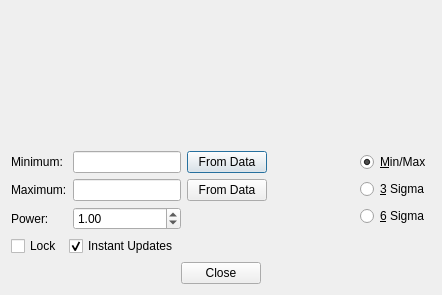
<?xml version="1.0" encoding="UTF-8"?>
<ui version="4.0">
 <class>HistogramRangeSelectionDialog</class>
 <widget class="QDialog" name="HistogramRangeSelectionDialog">
  <property name="geometry">
   <rect>
    <x>0</x>
    <y>0</y>
    <width>442</width>
    <height>295</height>
   </rect>
  </property>
  <property name="maximumSize">
   <size>
    <width>10000</width>
    <height>10000</height>
   </size>
  </property>
  <property name="windowTitle">
   <string>Dialog</string>
  </property>
  <layout class="QVBoxLayout" name="verticalLayout_2">
   <item>
    <widget class="HistogramWidget" name="histogramWidget" native="true">
     <property name="sizePolicy">
      <sizepolicy hsizetype="MinimumExpanding" vsizetype="MinimumExpanding">
       <horstretch>0</horstretch>
       <verstretch>0</verstretch>
      </sizepolicy>
     </property>
     <property name="minimumSize">
      <size>
       <width>200</width>
       <height>100</height>
      </size>
     </property>
    </widget>
   </item>
   <item>
    <layout class="QHBoxLayout" name="horizontalLayout_3">
     <item>
      <layout class="QGridLayout" name="gridLayout">
       <item row="0" column="0">
        <widget class="QLabel" name="label">
         <property name="text">
          <string>Minimum:</string>
         </property>
        </widget>
       </item>
       <item row="0" column="1">
        <widget class="QLineEdit" name="leMinimum">
         <property name="maximumSize">
          <size>
           <width>150</width>
           <height>100</height>
          </size>
         </property>
        </widget>
       </item>
       <item row="0" column="2">
        <widget class="QPushButton" name="pbResetMinimum">
         <property name="text">
          <string>From Data</string>
         </property>
        </widget>
       </item>
       <item row="1" column="0">
        <widget class="QLabel" name="label_2">
         <property name="text">
          <string>Maximum:</string>
         </property>
        </widget>
       </item>
       <item row="1" column="1">
        <widget class="QLineEdit" name="leMaximum">
         <property name="maximumSize">
          <size>
           <width>150</width>
           <height>100</height>
          </size>
         </property>
        </widget>
       </item>
       <item row="1" column="2">
        <widget class="QPushButton" name="pbResetMaximum">
         <property name="text">
          <string>From Data</string>
         </property>
        </widget>
       </item>
       <item row="2" column="0">
        <widget class="QLabel" name="label_3">
         <property name="text">
          <string>Power:</string>
         </property>
        </widget>
       </item>
       <item row="2" column="1">
        <widget class="QDoubleSpinBox" name="dsPower">
         <property name="minimum">
          <double>0.010000000000000</double>
         </property>
         <property name="maximum">
          <double>100.000000000000000</double>
         </property>
         <property name="singleStep">
          <double>0.010000000000000</double>
         </property>
         <property name="value">
          <double>1.000000000000000</double>
         </property>
        </widget>
       </item>
      </layout>
     </item>
     <item>
      <spacer name="horizontalSpacer_3">
       <property name="orientation">
        <enum>Qt::Horizontal</enum>
       </property>
       <property name="sizeHint" stdset="0">
        <size>
         <width>40</width>
         <height>20</height>
        </size>
       </property>
      </spacer>
     </item>
     <item>
      <layout class="QVBoxLayout" name="verticalLayout">
       <item>
        <widget class="QRadioButton" name="rbMinMax">
         <property name="text">
          <string>&amp;Min/Max</string>
         </property>
         <property name="checked">
          <bool>true</bool>
         </property>
        </widget>
       </item>
       <item>
        <widget class="QRadioButton" name="rb3Sigma">
         <property name="text">
          <string>&amp;3 Sigma</string>
         </property>
         <property name="checked">
          <bool>false</bool>
         </property>
        </widget>
       </item>
       <item>
        <widget class="QRadioButton" name="rb6Sigma">
         <property name="text">
          <string>&amp;6 Sigma</string>
         </property>
        </widget>
       </item>
      </layout>
     </item>
    </layout>
   </item>
   <item>
    <layout class="QHBoxLayout" name="horizontalLayout_2">
     <item>
      <widget class="QCheckBox" name="cbLock">
       <property name="enabled">
        <bool>true</bool>
       </property>
       <property name="text">
        <string>Lock</string>
       </property>
      </widget>
     </item>
     <item>
      <widget class="QCheckBox" name="cbInstantUpdates">
       <property name="text">
        <string>Instant Updates</string>
       </property>
       <property name="checked">
        <bool>true</bool>
       </property>
      </widget>
     </item>
     <item>
      <spacer name="horizontalSpacer_4">
       <property name="orientation">
        <enum>Qt::Horizontal</enum>
       </property>
       <property name="sizeHint" stdset="0">
        <size>
         <width>40</width>
         <height>20</height>
        </size>
       </property>
      </spacer>
     </item>
    </layout>
   </item>
   <item>
    <layout class="QHBoxLayout" name="horizontalLayout">
     <item>
      <spacer name="horizontalSpacer">
       <property name="orientation">
        <enum>Qt::Horizontal</enum>
       </property>
       <property name="sizeHint" stdset="0">
        <size>
         <width>40</width>
         <height>20</height>
        </size>
       </property>
      </spacer>
     </item>
     <item>
      <widget class="QPushButton" name="pbClose">
       <property name="text">
        <string>Close</string>
       </property>
      </widget>
     </item>
     <item>
      <spacer name="horizontalSpacer_2">
       <property name="orientation">
        <enum>Qt::Horizontal</enum>
       </property>
       <property name="sizeHint" stdset="0">
        <size>
         <width>40</width>
         <height>20</height>
        </size>
       </property>
      </spacer>
     </item>
    </layout>
   </item>
  </layout>
 </widget>
 <customwidgets>
  <customwidget>
   <class>HistogramWidget</class>
   <extends>QWidget</extends>
   <header location="global">histogramwidget.h</header>
   <container>1</container>
  </customwidget>
 </customwidgets>
 <resources/>
 <connections>
  <connection>
   <sender>pbClose</sender>
   <signal>clicked()</signal>
   <receiver>HistogramRangeSelectionDialog</receiver>
   <slot>hide()</slot>
   <hints>
    <hint type="sourcelabel">
     <x>98</x>
     <y>39</y>
    </hint>
    <hint type="destinationlabel">
     <x>98</x>
     <y>31</y>
    </hint>
   </hints>
  </connection>
 </connections>
</ui>
